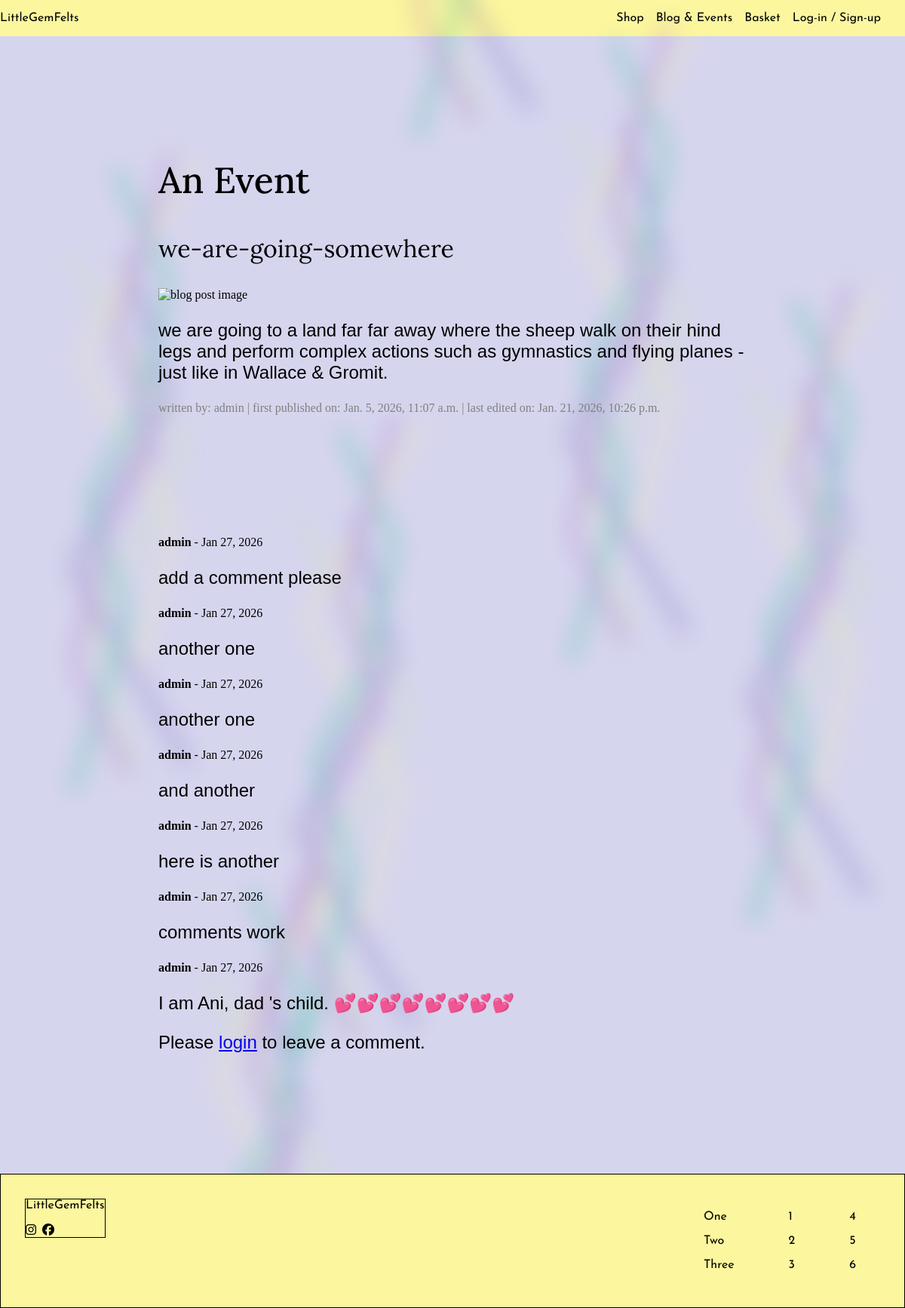
The page /blog/we-are-going-somewhere/ on the database its author committed.
### blog/models.py (models this page shows, shortened)
class Post(models.Model):
    title = models.CharField(max_length=200, unique=True)
    slug = models.SlugField(max_length=200, unique=True)
    author = models.ForeignKey(User, on_delete=models.CASCADE, related_name="blog_posts")
    content = models.TextField()
    img = models.ImageField(blank=True ,upload_to=None, height_field=None, width_field=None, max_length=None)
    start_date = models.DateTimeField(auto_now=False, auto_now_add=False)
    end_date = models.DateTimeField(auto_now=False, auto_now_add=False)
    location = models.CharField(max_length=200)
    is_event = models.BooleanField(default=False)
    allow_comments = models.BooleanField(default=False)
    date_created = models.DateTimeField(auto_now_add=True)
    date_updated = models.DateTimeField(auto_now=True)
    publish = models.BooleanField(default=False)
    class Meta:
        ordering = ['date_created']

class Comment(models.Model):
    post = models.ForeignKey(Post, on_delete=models.CASCADE, related_name='comments')
    author = models.ForeignKey(User, on_delete=models.CASCADE, related_name='commenter')
    content = models.TextField()
    date_created = models.DateTimeField(auto_now_add=True)
    date_updated = models.DateTimeField(auto_now=True)
    class Meta:
        ordering = ['date_created']

### blog/views.py (the view)
# urls.py: path('<slug:slug>/', views.blog_details, name='blog_details'),
def blog_details(request, slug):
    post = get_object_or_404(Post, slug=slug, publish=True)
    comments = post.comments.all()
    comment_form = None
    if post.allow_comments:
        if request.user.is_authenticated:
            if request.method == "POST":
                comment_form = CommentForm(request.POST)
                if comment_form.is_valid():
                    comment = comment_form.save(commit=False)
                    comment.post = post
                    comment.author = request.user
                    comment.save()
                    return redirect('blog:blog_details', slug=slug)
            else:
                comment_form = CommentForm()
    context ={
        'post':post,
        'comments':comments,
        'comment_form':comment_form
    }
    return render(request, 'blog/blog.html', context)

### basket/contexts.py (called while the page is built, shortened)
def basket_contents(request):
    basket_items=[]
    product_count = 0
    total = Decimal('0.00')
    delivery = Decimal('0.00')
    basket = request.session.get('basket', {}) # needs to fetch the items from the basket when implemented
    grand_total = total + delivery
    return {
        'basket_items': basket_items,
        'product_count': product_count,
        'total': total.quantize(Decimal('0.01')),
        'delivery': delivery.quantize(Decimal('0.01')),
        'grand_total': grand_total.quantize(Decimal('0.01')),
    }

### blog/templates/blog/blog.html (shortened to what this page needs)
{% extends "layout.html" %}
{% load static %}
{% block extra_css %}
<link rel="stylesheet" href="{% static 'css/blog.css' %}">{% endblock extra_css %}
{% block content %}
<section class="blog-section">
  <div class="wa-grid wa-gap-l" style='--min-column-size:300px;'>
    <div class="title wa-span-grid">
      <h2>{{post.title}}</h2>
    </div>
    <div class="slug">
      <h3>{{post.slug}}</h3>
    </div>
    <div class="image">
      <img src="" alt="blog post image">
    </div>
    <div class="wa-span-grid text">
      <p>{{post.content}}</p>
    </div>
    <div class="date-edit-author">
      <span>written by: {{post.author}} | </span><span>first published on: {{post.date_created}} | </span><span>last edited on: {{post.date_updated}}</span>
    </div>
  </div>
</section>
<section class="comments-section">
  <div class="container">
    {% for comment in comments %}
        <div class="comment">
            <strong>{{ comment.author.username }}</strong>
            <span class="text-muted">- {{ comment.date_created|date:"M d, Y" }}</span>
            <p>{{ comment.content }}</p>
        </div>
    {% empty %}
        <p>No comments yet.</p>
    {% endfor %}
    <div class="mt-4">
        {% if post.allow_comments %}
            {% if user.is_authenticated %}
                <form method="post">
                    {% csrf_token %}
                    {{ comment_form.as_p }}
                    <button type="submit" class="btn btn-primary">Submit</button>
                </form>
            {% else %}
                <p>Please <a href="{% url 'account_login' %}">login</a> to leave a comment.</p>
            {% endif %}
        {% else %}
            <div class="alert alert-secondary">
                Comments are closed for this post.
            </div>
        {% endif %}
    </div>
</section>
{% endblock content %}

### static/css/base.css (style rules this page uses)
:root { --title-font: "josefin sans", sans-serif; --heading-font: "Lora", sans-serif; --content-font: "cormorant", sans-serif; --amethyst-c1: #a560b2; --violet-twilight-c2: #564dac; --light-gold-c3: #fcf69f; --lavender-c4: #d6d5ee; --ash-grey-c5: #a3c4bc; --tropical-teal-c6: #16bac5; }
html, body { width: 100%; margin: 0; }
body { display: flex; flex-direction: column; background-color: #d6d5ee; }
h2, h3, h4, h5, h6 { font-family: var(--heading-font); font-weight: 300; }
p { font-family: var(--content-font); }
section { max-width: 900px; margin: 0 auto clamp(2rem, 15vw, 20rem); }

### static/css/blog.css (style rules this page uses)
section { max-width:900px; margin: 10rem auto; }
main div { margin: 2.5vh 2.5vw; }
h2 { font-size: clamp(1.5rem, 5vw, 3rem); font-weight: 500; }
h3 { font-size: clamp(1.5rem, 4vw, 2rem); }
p { font-size: 1.5rem; }
.date-edit-author { font-size: 1rem; color: grey; }

### rows shown on the page
Post: title "An Event", slug "we-are-going-somewhere", content "we are going to a land far far away where the sheep walk on their hind legs and perform complex actions such as gymnastics and flying planes - just like in Wallace & Gromit.", author "admin", date_created "Jan. 5, 2026, 11:07 a.m.", date_updated "Jan. 21, 2026, 10:26 p.m."
Comment: author.username "admin", date_created "Jan 27, 2026", content "add a comment please"
Comment: author.username "admin", date_created "Jan 27, 2026", content "another one"
Comment: author.username "admin", date_created "Jan 27, 2026", content "another one"
Comment: author.username "admin", date_created "Jan 27, 2026", content "and another"
Comment: author.username "admin", date_created "Jan 27, 2026", content "here is another"
Comment: author.username "admin", date_created "Jan 27, 2026", content "comments work"
Comment: author.username "admin", date_created "Jan 27, 2026", content "I am Ani, dad 's child. 💕💕💕💕💕💕💕💕"
